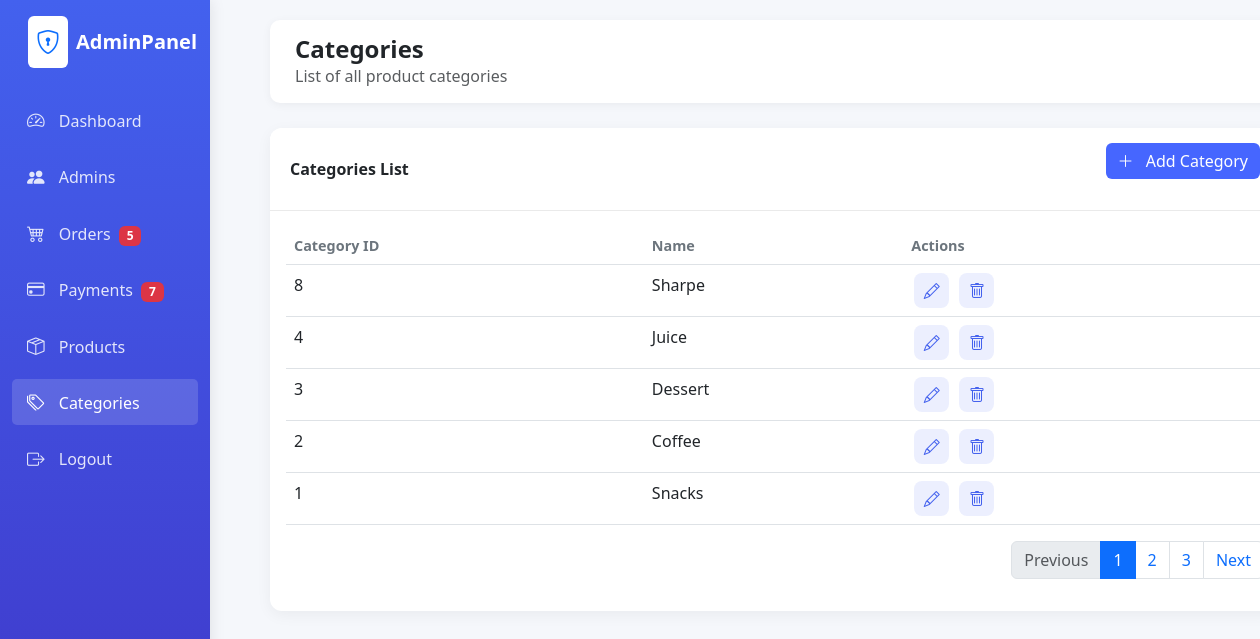
Screenshot of /admin/categories.php (signed in) with the database file from the repository.
### tables this page shows
CREATE TABLE `category` (
  `Category_ID` int(11) NOT NULL,
  `Category_Name` varchar(100) NOT NULL
);

### admin/sidebar_counts.php (called while the page is built)
<?php
require_once('classes/database.php');
$db = new database();
try {
    $pendingProcessingCount = $db->countPendingOrProcessingOrders();
} catch (PDOException $e) {
    $pendingProcessingCount = 0;
}
try {
    $unpaidPayments = $db->countUnpaidPayments();
} catch (PDOException $e) {
    $unpaidPayments = 0;
}
?>

### admin/classes/database.php (called while the page is built, shortened)
<?php
class database{
    function opencon() {
        return new PDO(
            'mysql:host=localhost;dbname=naitsa',
            'root',
            ''
        );
    }
    function getAllCategories() {
        $con = $this->opencon();
        $stmt = $con->prepare("SELECT * FROM category ORDER BY Category_ID DESC");
        $stmt->execute();
        return $stmt->fetchAll(PDO::FETCH_ASSOC);
    }
    function fetchOrders() {
        $con = $this->opencon();
        $stmt = $con->prepare("
            SELECT o.*, p.payment_status
            FROM orders o
            LEFT JOIN payment p ON o.Order_ID = p.Order_ID
            ORDER BY o.Order_Date DESC
        ");
        $stmt->execute();
        return $stmt->fetchAll(PDO::FETCH_ASSOC);
    }
    function countUnpaidPayments() {
        $con = $this->opencon();
                $stmt = $con->prepare("SELECT COUNT(*)
                                                             FROM payment p
                                                             LEFT JOIN orders o ON p.Order_ID = o.Order_ID
                                                             WHERE p.payment_status = 'Unpaid'
                                                                 AND (o.order_status IS NULL OR o.order_status <> 'Cancelled')");
        $stmt->execute();
        return (int)$stmt->fetchColumn();
    }
    function countPendingOrProcessingOrders() {
        $orders = $this->fetchOrders();
        $count = 0;
        foreach ($orders as $order) {
            if ($order['order_status'] === 'Pending' || $order['order_status'] === 'Processing') {
                $count++;
            }
        }
        return $count;
    }
}

### admin/categories.php (the view, shortened to what this page needs)
<?php
require_once('classes/database.php');
include 'sidebar_counts.php';
$db = new database();
try {
    $categories = $db->getAllCategories();
} catch (PDOException $e) {
    $error = "Database Error: " . $e->getMessage();
}
?>
<!DOCTYPE html>
<html lang="en">
<head>
    <link href="https://cdn.jsdelivr.net/npm/bootstrap@5.3.0/dist/css/bootstrap.min.css" rel="stylesheet">
    <link rel="stylesheet" href="https://cdn.jsdelivr.net/npm/bootstrap-icons@1.10.0/font/bootstrap-icons.css">
    <link rel="stylesheet" href="assets/css/style.css">
</head>
<body class="dashboard-page">
    <div class="container-fluid">
        <div class="row">
            <div class="col-md-2 col-lg-2 d-md-block sidebar collapse">
                <div class="pt-3">
                    <div class="d-flex align-items-center mb-4 px-3">
                        <div class="bg-white p-2 rounded me-2">
                            <i class="bi bi-shield-lock text-primary fs-4"></i>
                        </div>
                        <div class="logo-text fw-bold fs-5">AdminPanel</div>
                    </div>
                    <ul class="nav flex-column">
                        <li class="nav-item">
                            <a class="nav-link" href="index.php">
                                <i class="bi bi-speedometer2"></i>
                                <span>Dashboard</span>
                            </a>
                        </li>
                        <li class="nav-item">
                            <a class="nav-link" href="admins.php">
                                <i class="bi bi-people-fill"></i>
                                <span>Admins</span>
                            </a>
                        </li>
                        <li class="nav-item">
                            <a class="nav-link" href="orders.php">
                                <i class="bi bi-cart4"></i>
                                <span>Orders</span>
                                <?php if ($pendingProcessingCount > 0): ?>
                                    <span class="badge bg-danger ms-1"><?= $pendingProcessingCount ?></span>
                                <?php endif; ?>
                            </a>
                        </li>
                        <li class="nav-item">
                            <a class="nav-link" href="payments.php">
                                <i class="bi bi-credit-card"></i>
                                <span>Payments</span>
                                <?php if ($unpaidPayments > 0): ?>
                                    <span class="badge bg-danger ms-1"><?= $unpaidPayments ?></span>
                                <?php endif; ?>
                            </a>
                        </li>
                        <li class="nav-item">
                            <a class="nav-link" href="products.php">
                                <i class="bi bi-box-seam"></i>
                                <span>Products</span>
                            </a>
                        </li>
                        <li class="nav-item">
                            <a class="nav-link active" href="categories.php">
                                <i class="bi bi-tags"></i>
                                <span>Categories</span>
                            </a>
                        </li>
                        <li class="nav-item">
                            <a class="nav-link" href="logout.php">
                                <i class="bi bi-box-arrow-right"></i>
                                <span>Logout</span>
                            </a>
                        </li>
                    </ul>
                </div>
            </div>
            <div class="col-md-10 col-lg-10 main-content">
                <div class="header d-flex justify-content-between align-items-center">
                    <div>
                        <h4 class="mb-0 fw-bold">Categories</h4>
                        <p class="mb-0 text-muted">List of all product categories</p>
                    </div>
                </div>
                <div class="card">
                    <div class="card-header d-flex justify-content-between align-items-center">
                        <span>Categories List</span>
                        <button class="btn btn-primary mb-3" data-bs-toggle="modal" data-bs-target="#addCategoryModal">
                            <i class="bi bi-plus-lg me-2"></i> Add Category
                        </button>
                    </div>
                    <div class="card-body">
                        <div class="table-responsive">
                            <table class="table table-hover">
                                <thead>
                                    <tr>
                                        <th>Category ID</th>
                                        <th>Name</th>
                                        <th>Actions</th>
                                    </tr>
                                </thead>
                                <tbody>
                                    <?php foreach ($categories as $category): ?>
                                    <tr>
                                        <td><?= htmlspecialchars($category['Category_ID']) ?></td>
                                        <td><?= htmlspecialchars($category['Category_Name']) ?></td>
                                        <td>
                                            <a href="#"
                                               class="action-btn edit-category-btn"
                                               data-category-id="<?= htmlspecialchars($category['Category_ID']) ?>"
                                               data-category-name="<?= htmlspecialchars($category['Category_Name']) ?>">
                                                <i class="bi bi-pencil"></i>
                                            </a>
                                            <a href="#"
                                               class="action-btn delete-category-btn"
                                               data-category-id="<?= htmlspecialchars($category['Category_ID']) ?>">
                                                <i class="bi bi-trash"></i>
                                            </a>
                                        </td>
                                    </tr>
                                    <?php endforeach; ?>
                                </tbody>
                            </table>
                        </div>
                        <nav>
                            <ul class="pagination justify-content-end">
                                <li class="page-item disabled">
                                    <a class="page-link" href="#" tabindex="-1">Previous</a>
                                </li>
                                <li class="page-item active"><a class="page-link" href="#">1</a></li>
                                <li class="page-item"><a class="page-link" href="#">2</a></li>
                                <li class="page-item"><a class="page-link" href="#">3</a></li>
                                <li class="page-item">
                                    <a class="page-link" href="#">Next</a>
                                </li>
                            </ul>
                        </nav>
                    </div>
                </div>
            </div>
        </div>
    </div>
</body>
</html>

### admin/assets/css/style.css (style rules this page uses)
:root { --primary-color: #4361ee; --secondary-color: #3f37c9; --light-bg: #f8f9fa; --dark-text: #212529; --success-color: #4cc9f0; --warning-color: #f72585; }
.dashboard-page { background-color: #f5f7fb; font-family: 'Segoe UI', Tahoma, Geneva, Verdana, sans-serif; }
.sidebar { background: linear-gradient(180deg, var(--primary-color), var(--secondary-color)); color: white; height: 100vh; position: fixed; box-shadow: 0 0 15px rgba(0,0,0,0.1); }
.sidebar .nav-link { color: rgba(255,255,255,0.85); border-radius: 5px; margin: 5px 0; padding: 10px 15px; transition: all 0.3s; }
.sidebar .nav-link:hover, .sidebar .nav-link.active { background: rgba(255,255,255,0.15); color: white; }
.sidebar .nav-link i { margin-right: 10px; font-size: 1.1rem; }
.main-content { margin-left: 250px; padding: 20px; }
.header { background: white; padding: 15px 25px; border-radius: 10px; box-shadow: 0 2px 10px rgba(0,0,0,0.05); margin-bottom: 25px; }
.card { border: none; border-radius: 12px; box-shadow: 0 4px 15px rgba(0,0,0,0.05); margin-bottom: 25px; transition: transform 0.3s; }
.card-header { background-color: white; border-bottom: 1px solid #eaeaea; padding: 15px 20px; border-radius: 12px 12px 0 0 !important; font-weight: 600; }
.btn-primary { background: #4666FF; border: none; font-weight: 500; font-size: 1rem; transition: background 0.2s; }
.table th { font-weight: 600; color: #6c757d; font-size: 0.9rem; }
.action-btn { width: 35px; height: 35px; display: inline-flex; align-items: center; justify-content: center; border-radius: 8px; background: rgba(67, 97, 238, 0.1); color: var(--primary-color); margin: 0 3px; transition: all 0.3s; }
:root { --primary-color: #4361ee; --secondary-color: #3f37c9; --light-bg: #f8f9fa; --dark-text: #212529; }

### rows the page displays
category: Category_ID "8", Category_Name "Sharpe"
category: Category_ID "4", Category_Name "Juice"
category: Category_ID "3", Category_Name "Dessert"
category: Category_ID "2", Category_Name "Coffee"
category: Category_ID "1", Category_Name "Snacks"

### other values shown
$pendingProcessingCount "5"
$unpaidPayments "7"
